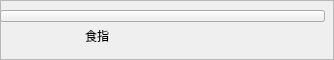
          <widget class="QFrame" name="frame_2">
           <property name="sizePolicy">
            <sizepolicy hsizetype="Preferred" vsizetype="Minimum">
             <horstretch>0</horstretch>
             <verstretch>0</verstretch>
            </sizepolicy>
           </property>
           <property name="minimumSize">
            <size>
             <width>0</width>
             <height>60</height>
            </size>
           </property>
           <property name="frameShape">
            <enum>QFrame::StyledPanel</enum>
           </property>
           <property name="frameShadow">
            <enum>QFrame::Raised</enum>
           </property>
           <widget class="QLabel" name="label_index">
            <property name="geometry">
             <rect>
              <x>70</x>
              <y>20</y>
              <width>54</width>
              <height>31</height>
             </rect>
            </property>
            <property name="font">
             <font>
              <pointsize>9</pointsize>
             </font>
            </property>
            <property name="text">
             <string>食指</string>
            </property>
            <property name="alignment">
             <set>Qt::AlignCenter</set>
            </property>
           </widget>
           <widget class="QPushButton" name="button_index_roll">
            <property name="geometry">
             <rect>
              <x>0</x>
              <y>10</y>
              <width>325</width>
              <height>12</height>
             </rect>
            </property>
            <property name="styleSheet">
             <string notr="true">QPushButton{border-image:url(:/res/pic/slices/pic_background.png)}</string>
            </property>
            <property name="text">
             <string/>
            </property>
           </widget>
           <widget class="QPushButton" name="button_index_straight">
            <property name="geometry">
             <rect>
              <x>0</x>
              <y>10</y>
              <width>325</width>
              <height>12</height>
             </rect>
            </property>
            <property name="styleSheet">
             <string notr="true">QPushButton{border-image:url(:/res/pic/slices/pic_background.png)}</string>
            </property>
            <property name="text">
             <string/>
            </property>
           </widget>
           <zorder>button_index_roll</zorder>
           <zorder>button_index_straight</zorder>
           <zorder>label_index</zorder>
          </widget>
